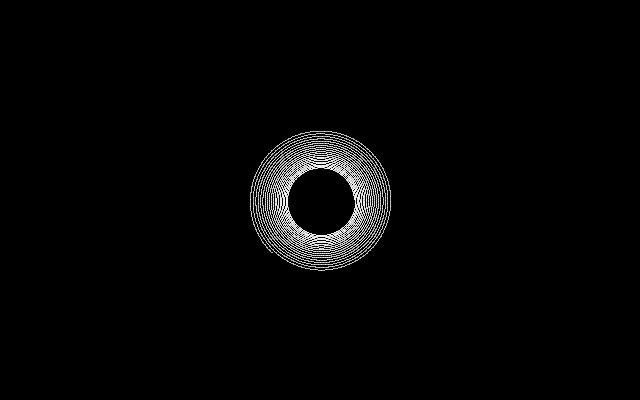
Frame 1 (no input)
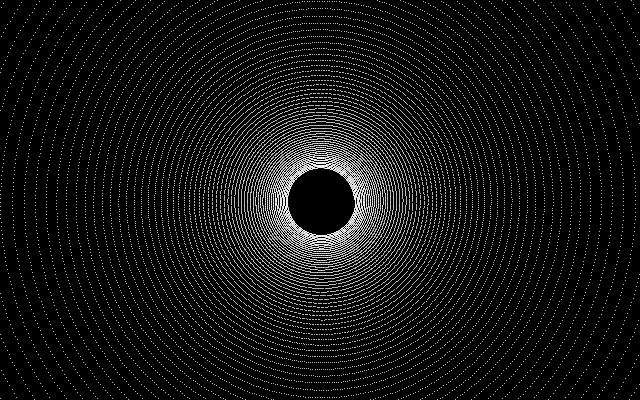
Frame 60 (the mouse pressed at the canvas centre just before this capture)
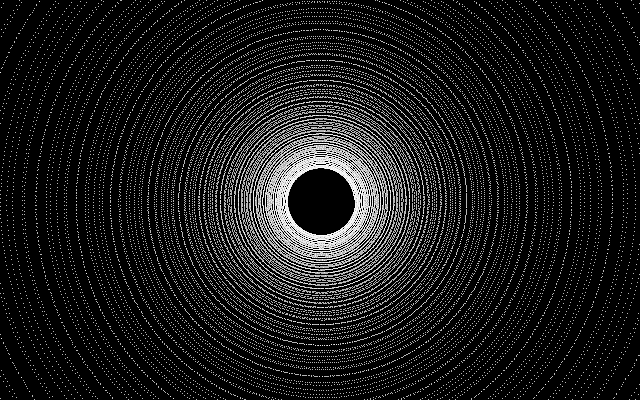
Frame 120 (the mouse held since frame 60 and released just before this capture)

The Processing sketch that drew these frames (run headless with seeded random() and noise(); from frame 60 on, the mouse is pressed at the canvas centre):

// Processing sketch: MinskyCircleMoire
// ── MinskyCircleMoire.pde
int d = 202;
int x = 1100;
int y = 1;

void setup() {
  size(640, 400);
  background(0);
  stroke(255);
}

void draw() {
  for (int i=0; i<10000; i++) draw2();
}

void mousePressed() {
  background(0);
  d = (int)random(400);
  println(d);
  x = 1100;
  y = 1;
}

void draw2() {
  int a = d*y;
  a >>= 14;

  int b = d*x;
  b >>= 14;

  y -= b;
  x += a;

  //if (abs(atan2(y-height/2,x-width/2)%.05)<.025) return;
  
  
  //if ((x&y)!=0) return;

  //if (!mask8(x, y)) return; //, mouseX/100)) return; // 8 sectoren (wit/zwart afwisselend)

  int xx = x >> 5;
  int yy = y >> 5;

  xx += 320;
  yy += 200;


  point(xx, yy);
}

// 8 sectoren: teken alleen als 4*x*y*(x^2 - y^2) >= 0
boolean mask8(int x, int y) {
  long xx = x, yy = y;
  long v = xx * yy * (xx * xx - yy * yy);
  return v >= 0;
}

// 6 sectoren (alternatief): teken als y*(3*x^2 - y^2) >= 0
boolean mask6(int x, int y) {
  long xx = x, yy = y;
  long v = yy * (3L * xx * xx - yy * yy);
  return v >= 0;
}

boolean maskPow2(int x, int y, int k) {
  long xr = x, yi = y;
  for (int i = 0; i < k; i++) {
    long nx = xr*xr - yi*yi;
    long ny = 2*xr*yi;
    xr = nx;
    yi = ny;
  }
  return yi >= 0;
}




//int d = 202;
//int x = 1100;
//int y = 1;

//void setup() {
//  size(640, 200);
//  background(0);
//  stroke(255);
//}

//void draw() {
//  for (int i=0; i<100; i++) draw2();
//}

//void draw2() {
//  int a = d*y; //32 bit
//  a>>=14;

//  int b = d*x;
//  b>>=14;

//  y-=b;
//  x+=a;

//  int xx=x>>5;
//  int yy=y>>5;

//  xx+=320;
//  yy+=100;

//  point(xx, yy);
//}

// ── Reg8.pde

class Reg8 {
  int value;
  String name;
  int mask = 0xff;
  int bits = 8;
  int sign = 0x80;

  Reg8(String name) {
    this.name = name;
  }

  void set(int v) {
    value = v & mask;
  }

  void set(Reg8 r) {
    this.set(r.get());
  }
  
  void mov(int v) {
    set(v);
  }
  
  void mul(int v) {
    if (this!=al) throw new Error("MUL8 can only be applied to AL");
    set(this.get()*v);
  }
  
  void mul(Reg8 r) {
    if (this!=al) throw new Error("MUL8 can only be applied to AL");
    mul(r.get()); 
  }

  void mov(Reg8 r) {
    this.set(r.get());
  }

  void shr(Reg8 r) {
    if (r!=cl) throw new Error("SHR needs CL or 1");
    this.set(this.get()>>r.get());
  }
  
  void shl(Reg8 r) {
    if (r!=cl) throw new Error("SHL needs CL or 1");
    this.set(this.get()<<r.get());
  }
  
  void shr(int v) {
    if (v>1) throw new Error("SHR needs CL or 1");
    this.set(this.get()>>v);
  }
  
  void shl(int v) {
    if (v>1) throw new Error("SHL needs CL or 1");
    this.set(this.get()<<v);
  }
  
  void xor(Reg8 r) {
    this.set(this.get()^r.get());
  }
  
  void neg() {
    this.set(-this.get()); 
  }
  
  void sub(Reg8 r) {
    this.set(this.get()-r.get());
  }
  
  void add(Reg8 r) {
    add(r.get());
  }
  
  void add(int v) {
    this.set(this.get()+v);
  }
  
  void sub(int v) {
    this.set(this.get()-v);
  }

  void and(int v) {
    this.set(this.get()&v);
  }

  int get() {
    return value & mask;
  }
}

Reg8 ah = new Reg8("ah");
Reg8 al = new Reg8("al");
Reg8 bh = new Reg8("bh");
Reg8 bl = new Reg8("bl");
Reg8 ch = new Reg8("ch");
Reg8 cl = new Reg8("cl");
Reg8 dh = new Reg8("dh");
Reg8 dl = new Reg8("dl");
